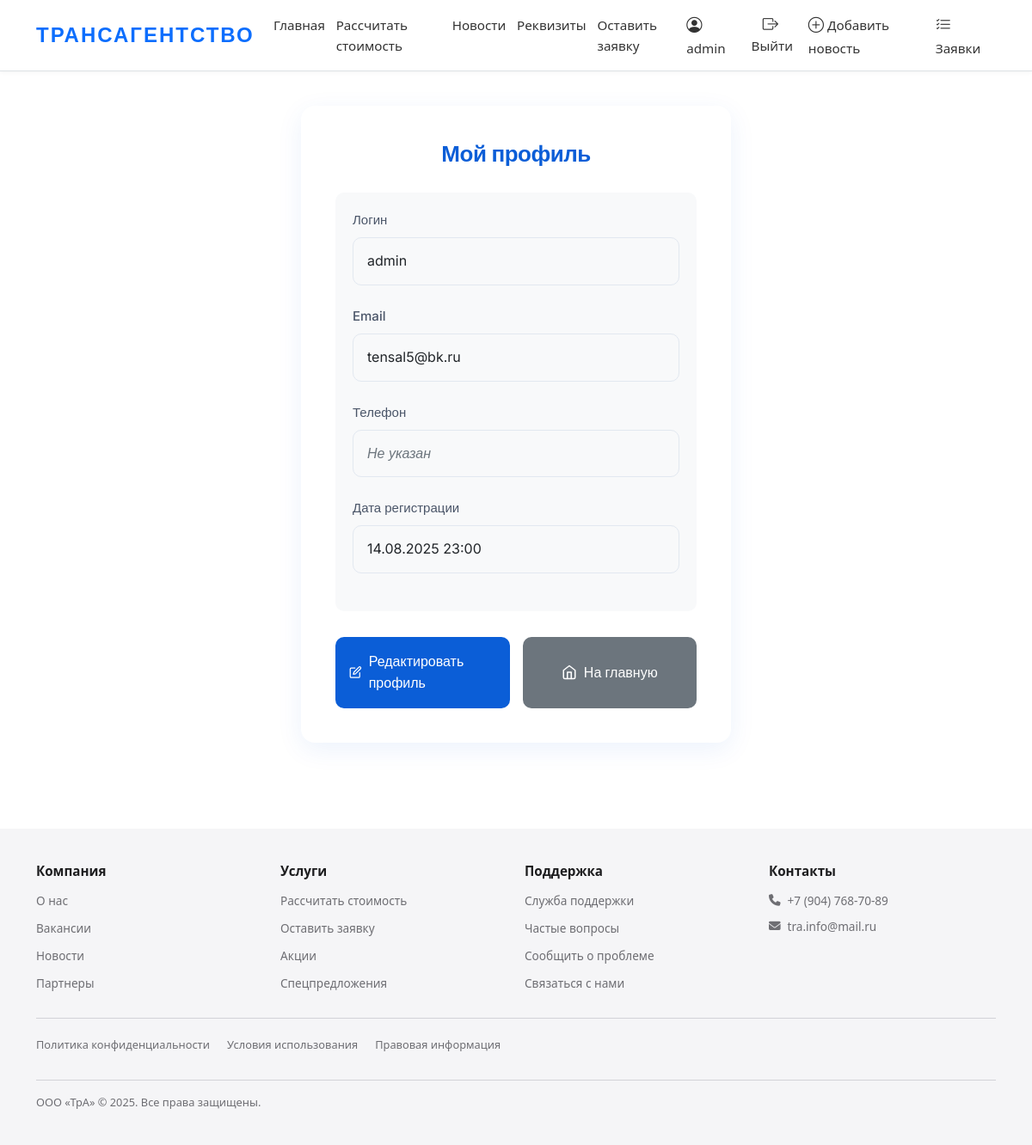
/profile/ (signed in), run on the app's committed database.
### main/models.py (models this page shows, shortened)
class CompanyRequisites(models.Model):
    full_name = models.CharField(max_length=200, verbose_name="Полное наименование",
                               default='Общество с ограниченной ответственностью "Трансагентство"')
    short_name = models.CharField(max_length=100, verbose_name="Краткое наименование",
                                default='ООО «ТрА»')
    legal_address = models.TextField(verbose_name="Юридический адрес",
                                   default='РТ, 422772, м. р-н Пестречинский, с.п. Кощаковское, д.Званка, ул.Лазурная д.2А')
    postal_address = models.TextField(verbose_name="Почтовый адрес",
                                    default='РТ, 422772, м. р-н Пестречинский, с.п. Кощаковское, д.Званка, ул.Лазурная д.2А')
    phone = models.CharField(max_length=20, verbose_name="Телефон",
                           default='+7 (904) 768-70-89')
    email = models.EmailField(verbose_name="Эл. почта",
                            default='tra.info@mail.ru')
    inn = models.CharField(max_length=12, verbose_name="ИНН",
                         default='1651092275')
    kpp = models.CharField(max_length=9, verbose_name="КПП",
                          default='168601001')
    ogrn = models.CharField(max_length=15, verbose_name="ОГРН",
                           default='1221600078809')
    okpo = models.CharField(max_length=10, verbose_name="ОКПО",
                           default='75376496')
    railway_code = models.CharField(max_length=10, verbose_name="Код жд",
                                   default='4231')
    els_code = models.CharField(max_length=15, verbose_name="Код ЕЛС",
                               default='1006546099')
    bank_name_rub = models.CharField(max_length=200, verbose_name="Банк (руб)",
                                    default='ФИЛИАЛ «НИЖЕГОРОДСКИЙ» АО «АЛЬФА-БАНК»')
    account_rub = models.CharField(max_length=20, verbose_name="Рублёвый р/с",
                                  default='40702810629140008516')
    corr_account_rub = models.CharField(max_length=20, verbose_name="Корр. счёт (руб)",
                                       default='30101810200000000824')
    bik_rub = models.CharField(max_length=9, verbose_name="БИК (руб)",
                              default='042202824')
    bank_name_curr = models.CharField(max_length=200, verbose_name="Банк (вал)",
                                     default='ООО Банк Аверс')
    account_curr = models.CharField(max_length=20, verbose_name="Валютный счёт",
                                   default='4070216300390000051')
    corr_account_curr = models.CharField(max_length=20, verbose_name="Корр. счёт (вал)",
                                        default='30101810500000000774')
    bik_curr = models.CharField(max_length=9, verbose_name="БИК (вал)",
                               default='049205774')
    director = models.CharField(max_length=100, verbose_name="Генеральный директор",
                               default='Давлетшина Алсу Ринатовна')
    class Meta:
        verbose_name = "Реквизиты компании"
        verbose_name_plural = "Реквизиты компании"

### main/views.py (the view)
# urls.py: path('profile/', views.profile_view, name='profile'),
@login_required
def profile_view(request: HttpRequest) -> HttpResponse:
    return render(request, 'main/profile.html', {**{'user': request.user}, **base_context(request)})

### main/views.py (called while the page is built)
def base_context(request: HttpRequest) -> dict:
    requisites = CompanyRequisites.objects.first()
    return {'requisites': requisites}

### main/templates/main/profile.html (shortened to what this page needs)
{% extends 'main/base.html' %}
{% load static %}
{% block content %}
<div class="form-container">
    <h1>Мой профиль</h1>
    <div class="profile-info">
        <div class="form-group">
            <label>Логин</label>
            <div class="info-value">{{ user.username }}</div>
        </div>
        <div class="form-group">
            <label>Email</label>
            <div class="info-value">{{ user.email }}</div>
        </div>
        <div class="form-group">
            <label>Телефон</label>
            <div class="info-value">
                {% if user.profile.phone %}
                    {{ user.profile.phone }}
                {% else %}
                    <span class="text-muted">Не указан</span>
                {% endif %}
            </div>
        </div>
        <div class="form-group">
            <label>Дата регистрации</label>
            <div class="info-value">{{ user.date_joined|date:"d.m.Y H:i" }}</div>
        </div>
    </div>
    <div class="form-actions">
        <a href="{% url 'edit_profile' %}" class="btn-primary">
            <svg xmlns="http://www.w3.org/2000/svg" viewBox="0 0 24 24" fill="none" stroke="currentColor" stroke-width="2" stroke-linecap="round" stroke-linejoin="round">
                <path d="M11 4H4a2 2 0 0 0-2 2v14a2 2 0 0 0 2 2h14a2 2 0 0 0 2-2v-7"></path>
                <path d="M18.5 2.5a2.121 2.121 0 0 1 3 3L12 15l-4 1 1-4 9.5-9.5z"></path>
            </svg>
            Редактировать профиль
        </a>
        <a href="{% url 'home' %}" class="btn-secondary">
            <svg xmlns="http://www.w3.org/2000/svg" viewBox="0 0 24 24" fill="none" stroke="currentColor" stroke-width="2" stroke-linecap="round" stroke-linejoin="round">
                <path d="M3 9l9-7 9 7v11a2 2 0 0 1-2 2H5a2 2 0 0 1-2-2z"></path>
                <polyline points="9 22 9 12 15 12 15 22"></polyline>
            </svg>
            На главную
        </a>
    </div>
</div>
{% endblock %}

### main/templates/main/base.html (shortened to what this page needs)
{% load static %}
<!DOCTYPE html>
<html lang="ru">
<head>
    <link href="https://cdn.jsdelivr.net/npm/bootstrap@5.3.0/dist/css/bootstrap.min.css" rel="stylesheet">
    <link rel="stylesheet" href="https://cdn.jsdelivr.net/npm/bootstrap-icons@1.8.0/font/bootstrap-icons.css">
    <link rel="stylesheet" href="https://cdn.jsdelivr.net/npm/lightbox2@2.11.3/dist/css/lightbox.min.css">
    <link rel="stylesheet" href="https://cdnjs.cloudflare.com/ajax/libs/font-awesome/6.4.0/css/all.min.css">
    <link rel="stylesheet" href="{% static 'css/styles.css' %}">
</head>
<body>
    <nav class="navbar navbar-expand-lg navbar-light bg-white border-bottom">
        <div class="container">
            <a class="navbar-brand fw-bold" href="{% url 'home' %}">
                <span class="text-primary">Трансагентство</span>
            </a>
            <div class="collapse navbar-collapse" id="navbarNav">
                <div class="navbar-nav">
                    <a class="nav-link px-3" href="{% url 'home' %}">Главная</a>
                    <a class="nav-link px-3" href="{% url 'calculate' %}">Рассчитать стоимость</a>
                    <a class="nav-link px-3" href="{% url 'news_list' %}">Новости</a>
                    <a class="nav-link px-3" href="{% url 'requisites' %}">Реквизиты</a>
                    <a class="nav-link px-3" href="{% url 'application' %}">Оставить заявку</a>
                </div>
                <div class="navbar-nav ms-auto">
                    {% if user.is_authenticated %}
                        <a class="nav-link px-3" href="{% url 'profile' %}" style="text-decoration: none;">
                            <i class="bi bi-person-circle me-1"></i>{{ user.username }}
                        </a>
                        {% include 'main/includes/logout_form.html' %}
                        {% if user.is_superuser %}
                            <a class="nav-link px-3" href="{% url 'create_news' %}">
                                <i class="bi bi-plus-circle me-1"></i>Добавить новость
                            </a>
                            <a class="nav-link px-3" href="{% url 'application_list' %}">
                                <i class="bi bi-list-check me-1"></i>Заявки
                            </a>
                        {% endif %}
                    {% else %}
                        <a class="nav-link px-3" href="{% url 'login' %}">
                            <i class="bi bi-box-arrow-in-right me-1"></i>Войти
                        </a>
                    {% endif %}
                </div>
            </div>
        </div>
    </nav>
    <main>
        {% block content %}{% endblock %}
    </main>
    {% include 'main/includes/footer.html' %}
</body>
</html>

### main/templates/main/includes/footer.html
<footer class="apple-footer">
    <div class="container">
        <div class="apple-nav">
            <div class="apple-col">
                <h3>Компания</h3>
                <ul>
                    <li><a href="{% url 'home' %}">О нас</a></li>
                    <li><a href="#">Вакансии</a></li>
                    <li><a href="{% url 'news_list' %}">Новости</a></li>
                    <li><a href="#">Партнеры</a></li>
                </ul>
            </div>
            <div class="apple-col">
                <h3>Услуги</h3>
                <ul>
                    <li><a href="{% url 'calculate' %}">Рассчитать стоимость</a></li>
                    <li><a href="{% url 'application' %}">Оставить заявку</a></li>
                    <li><a href="#">Акции</a></li>
                    <li><a href="#">Спецпредложения</a></li>
                </ul>
            </div>
            <div class="apple-col">
                <h3>Поддержка</h3>
                <ul>
                    <li><a href="#">Служба поддержки</a></li>
                    <li><a href="#">Частые вопросы</a></li>
                    <li><a href="#">Сообщить о проблеме</a></li>
                    <li><a href="{% url 'requisites' %}">Связаться с нами</a></li>
                </ul>
            </div>
            <div class="apple-col">
                <h3>Контакты</h3>
                <div class="apple-contact">
                    <a href="tel:{{ requisites.phone }}"><i class="fas fa-phone"></i> {{ requisites.phone }}</a>
                    <a href="mailto:{{ requisites.email }}"><i class="fas fa-envelope"></i> {{ requisites.email }}</a>
                </div>
            </div>
        </div>
        <div class="apple-bottom">
            <div class="apple-legal">
                <a href="#">Политика конфиденциальности</a>
                <a href="#">Условия использования</a>
                <a href="#">Правовая информация</a>
            </div>
            <div class="apple-copyright">
                {{ requisites.short_name }} © {% now "Y" %}. Все права защищены.
            </div>
        </div>
    </div>
</footer>

### main/static/css/styles.css (style rules this page uses)
:root { --primary-blue: #0b5ed7; --dark-blue: #0a4eb5; }
body { margin: 0; padding: 0; display: flex; flex-direction: column; min-height: 100vh; font-family: 'Segoe UI', Tahoma, Geneva, Verdana, sans-serif; line-height: 1.6; }
main { flex: 1; padding-bottom: 60px; width: 100%; }
.navbar { padding: 0.5rem 0; box-shadow: 0 1px 5px rgba(0, 0, 0, 0.05); background-color: white; position: relative; z-index: 1000; font-size: 0.95rem; }
.navbar-brand { font-size: 1.3rem; letter-spacing: -0.3px; font-weight: 600; color: var(--dark-blue) !important; padding: 0.25rem 0; }
.nav-link { font-weight: 500; color: #333 !important; transition: all 0.2s ease; margin: 0 0.4rem; padding: 0.4rem 0 !important; font-size: 0.95rem; position: relative; }
.nav-link::after { content: ''; position: absolute; bottom: 0; left: 50%; width: 0; height: 2px; background: var(--primary-blue); transition: all 0.3s ease; transform: translateX(-50%); }
.bi { font-size: 1.2em; }
.navbar-brand { font-family: 'Arial', sans-serif !important; font-size: 24px !important; font-weight: bold !important; color: #4a6bff !important; text-transform: uppercase !important; letter-spacing: 2px !important; }
.profile-info { background: #f8f9fa; border-radius: 10px; padding: 20px; margin-bottom: 20px; }
.info-value { color: #212529; font-size: 16px; }
.apple-footer { background: #f5f5f7; color: #6e6e73; padding: 40px 0; font-size: 0.85rem; margin-top: auto; }
.apple-nav { display: grid; grid-template-columns: repeat(auto-fit, minmax(180px, 1fr)); gap: 20px; border-bottom: 1px solid #d2d2d7; padding-bottom: 20px; margin-bottom: 20px; }
.apple-col h3 { font-size: 0.95rem; font-weight: 600; margin-bottom: 15px; color: #1d1d1f; }
.apple-col ul { list-style: none; padding: 0; margin: 0; }
.apple-col ul li { margin-bottom: 10px; }
.apple-col ul li a { color: #6e6e73; text-decoration: none; transition: color 0.3s; font-size: 0.85rem; }
.apple-contact { display: flex; flex-direction: column; gap: 8px; }
.apple-contact a { color: #6e6e73; text-decoration: none; display: flex; align-items: center; gap: 8px; font-size: 0.85rem; }
.apple-bottom { display: flex; justify-content: space-between; align-items: center; flex-wrap: wrap; gap: 15px; }
.apple-legal { display: flex; gap: 20px; flex-wrap: wrap; }
.apple-legal a { color: #6e6e73; text-decoration: none; font-size: 0.8rem; }
.apple-copyright { width: 100%; margin-top: 15px; padding-top: 15px; border-top: 1px solid #d2d2d7; font-size: 0.8rem; color: #6e6e73; }

### main/templates/main/profile.html (style rules this page uses)
.form-container { background: white; padding: 40px; border-radius: 16px; box-shadow: 0 8px 30px rgba(11, 94, 215, 0.08); width: 100%; max-width: 500px; margin: 40px auto; transition: transform 0.3s, box-shadow 0.3s; font-family: 'Inter', sans-serif; }
h1 { text-align: center; color: #0b5ed7; margin-bottom: 30px; font-size: 26px; font-weight: 600; letter-spacing: -0.5px; }
.form-group { margin-bottom: 24px; position: relative; }
label { display: block; margin-bottom: 8px; color: #4a5568; font-weight: 500; font-size: 15px; }
.info-value { width: 100%; padding: 14px 16px; border: 1px solid #e2e8f0; border-radius: 10px; font-size: 16px; background-color: #f8f9fa; color: #212529; box-sizing: border-box; min-height: 50px; display: flex; align-items: center; }
.form-actions { display: flex; gap: 15px; margin-top: 30px; }
.btn-primary, .btn-secondary { flex: 1; display: flex; align-items: center; justify-content: center; gap: 8px; padding: 16px; border-radius: 10px; font-size: 16px; font-weight: 500; text-decoration: none; transition: all 0.25s; border: none; cursor: pointer; }
.btn-primary { background: #0b5ed7; color: white; }
.btn-secondary { background: #6c757d; color: white; }
.btn-primary svg, .btn-secondary svg { width: 18px; height: 18px; }
.text-muted { color: #6c757d !important; font-style: italic; }

### data on the page
CompanyRequisites: phone "+7 (904) 768-70-89", email "tra.info@mail.ru", short_name "ООО «ТрА»"

### other printed values
{{ user.username }} "admin"
{{ user.email }} "tensal5@bk.ru"
{{ user.date_joined|date:"d.m.Y H:i" }} "14.08.2025 23:00"
